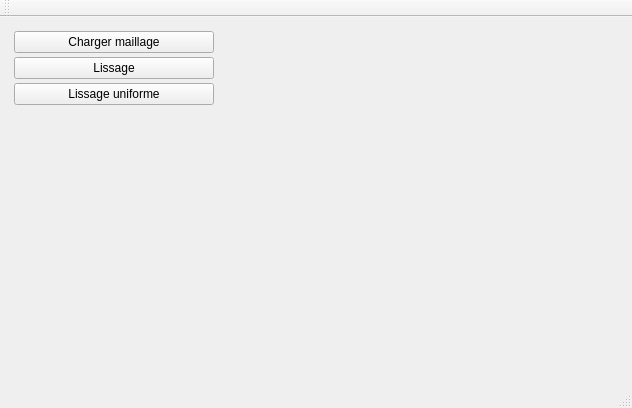
<?xml version="1.0" encoding="UTF-8"?>
<ui version="4.0">
 <class>MainWindow</class>
 <widget class="QMainWindow" name="MainWindow">
  <property name="geometry">
   <rect>
    <x>0</x>
    <y>0</y>
    <width>632</width>
    <height>408</height>
   </rect>
  </property>
  <property name="windowTitle">
   <string>MainWindow</string>
  </property>
  <widget class="QWidget" name="centralWidget">
   <layout class="QHBoxLayout" name="horizontalLayout">
    <item>
     <widget class="QWidget" name="widget_2" native="true">
      <property name="sizePolicy">
       <sizepolicy hsizetype="Maximum" vsizetype="Preferred">
        <horstretch>150</horstretch>
        <verstretch>0</verstretch>
       </sizepolicy>
      </property>
      <property name="minimumSize">
       <size>
        <width>150</width>
        <height>0</height>
       </size>
      </property>
      <layout class="QVBoxLayout" name="verticalLayout">
       <property name="spacing">
        <number>4</number>
       </property>
       <property name="leftMargin">
        <number>3</number>
       </property>
       <property name="topMargin">
        <number>3</number>
       </property>
       <property name="rightMargin">
        <number>3</number>
       </property>
       <property name="bottomMargin">
        <number>3</number>
       </property>
       <item>
        <widget class="QPushButton" name="pushButton_chargement">
         <property name="minimumSize">
          <size>
           <width>200</width>
           <height>0</height>
          </size>
         </property>
         <property name="text">
          <string>Charger maillage</string>
         </property>
        </widget>
       </item>
       <item>
        <widget class="QPushButton" name="pushButton_lissage">
         <property name="text">
          <string>Lissage</string>
         </property>
        </widget>
       </item>
       <item>
        <widget class="QPushButton" name="pushButton_lissage_uniforme">
         <property name="text">
          <string>Lissage uniforme</string>
         </property>
        </widget>
       </item>
       <item>
        <spacer name="verticalSpacer">
         <property name="orientation">
          <enum>Qt::Vertical</enum>
         </property>
         <property name="sizeHint" stdset="0">
          <size>
           <width>20</width>
           <height>40</height>
          </size>
         </property>
        </spacer>
       </item>
      </layout>
     </widget>
    </item>
    <item>
     <widget class="MeshViewerWidget" name="displayWidget" native="true"/>
    </item>
   </layout>
  </widget>
  <widget class="QMenuBar" name="menuBar">
   <property name="geometry">
    <rect>
     <x>0</x>
     <y>0</y>
     <width>632</width>
     <height>22</height>
    </rect>
   </property>
  </widget>
  <widget class="QToolBar" name="mainToolBar">
   <attribute name="toolBarArea">
    <enum>TopToolBarArea</enum>
   </attribute>
   <attribute name="toolBarBreak">
    <bool>false</bool>
   </attribute>
  </widget>
  <widget class="QStatusBar" name="statusBar"/>
 </widget>
 <layoutdefault spacing="6" margin="11"/>
 <customwidgets>
  <customwidget>
   <class>MeshViewerWidget</class>
   <extends>QWidget</extends>
   <header location="global">meshviewerwidget.h</header>
   <container>1</container>
  </customwidget>
 </customwidgets>
 <resources/>
 <connections/>
</ui>
